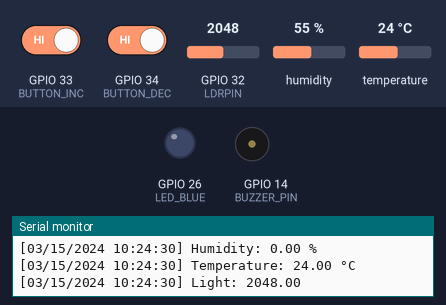
Recording of a sketch running on a simulated ESP32. On the bench: output pins drawn as LEDs (lit = HIGH), buzzer (waves = sounding, pin HIGH), the last lines printed to the serial monitor. Inputs (shaded band) come from the test bench; at power-on: GPIO 33 (BUTTON_INC) HIGH, GPIO 34 (BUTTON_DEC) HIGH, GPIO 32 (LDRPIN) = 2048, humidity 55 %, temperature 24 °C. The local clock reads 2024-03-15 10:24:30 at power-on unless the sketch sets it. At 10.0 s the program puts the board to deep sleep or switches it off; the recording ends there.

Above: at 0.1 s.
At 2.8 s:
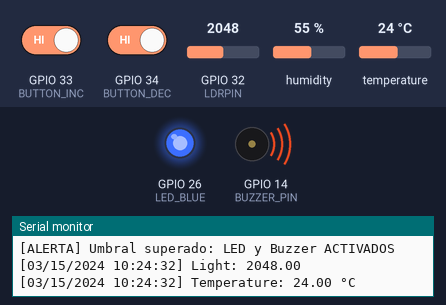
2.9 s: GPIO 33 (BUTTON_INC) driven LOW and GPIO 34 (BUTTON_DEC) driven LOW
Timing chart, 0 to 5.9 s (numbered marks = the images above; inputs shaded):
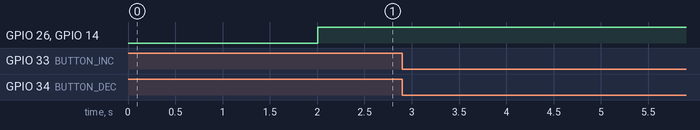

The sketch:

RTOS_FINAL.ino
```cpp
#include <Arduino.h>
#include <Wire.h>
#include <Adafruit_Sensor.h>
#include <DHT.h>
#include <DHT_U.h>
#include <debounce.h>
#include <RtcDS1302.h>
#include "esp_sleep.h"  // Necesario para deep sleep

#if CONFIG_FREERTOS_UNICORE
static const BaseType_t app_cpu = 0;
#else
static const BaseType_t app_cpu = 1;
#endif

// ====================== CONFIGURACIÓN HARDWARE ======================
// DHT
#define DHTPIN      5
#define DHTTYPE     DHT22

// LDR
#define LDRPIN      32

// LED
#define LED_BLUE    26

// BOTONES
#define BUTTON_DEC  34
#define BUTTON_INC  33

// Buzzer
#define BUZZER_PIN  14

// UMBRALES
#define TEMP_THRESHOLD   26
#define HUM_THRESHOLD    80
#define LIGHT_THRESHOLD  700

// Configuración para Deep Sleep
#define uS_TO_S_FACTOR 1000000  // Conversión: microsegundos a segundos
#define TIME_TO_SLEEP  10       // Tiempo en segundos antes de entrar en deep sleep

// ====================== DEFINICIÓN DE ERRORES ======================
#define ERROR_NONE      0x00
#define ERROR_TEMP      0x01
#define ERROR_HUM       0x02
#define ERROR_LIGHT     0x04

// ====================== RTC DS1302 ======================
ThreeWire myWire(4, 15, 2); // DATOS, CLK, RST
RtcDS1302<ThreeWire> Rtc(myWire);

// ====================== ESTRUCTURA DE DATOS ======================
struct SensorData {
  float temperature;
  float humidity;
  int   light;
  uint8_t errorFlags; // 0: sin error, bits definidos según sensor
};

QueueHandle_t sensorQueue;

// --------------------- ESTRUCTURA PARA EVENTOS DE BOTONES ---------------------
struct ButtonEvent {
  int increment;  // +1 o -1
  char name[4];   // "INC" o "DEC"
};

QueueHandle_t buttonQueue;

// --------------------- VARIABLES GLOBALES ---------------------
volatile float g_temperature = 0.0f;
volatile float g_humidity    = 0.0f;
volatile int   g_light       = 0;
volatile int   counter       = 0; // Contador global modificado por botones

DHT dht(DHTPIN, DHTTYPE);

// --------------------- VARIABLES PARA DEBOUNCE ---------------------
volatile unsigned long lastIncTime = 0;
volatile unsigned long lastDecTime = 0;
const unsigned long debounceDelay = 500000; // 500 ms en microsegundos

// --------------------- MACRO PARA EL TAMAÑO DE UN ARREGLO ---------------------
#define countof(a) (sizeof(a) / sizeof(a[0]))

// --------------------- FUNCIÓN PARA IMPRIMIR CON TIMESTAMP ---------------------
void logWithTimestamp(const char* label, float value, const char* unit)
{
  RtcDateTime now = Rtc.GetDateTime();
  char datestring[26];
  snprintf_P(datestring,
             countof(datestring),
             PSTR("%02u/%02u/%04u %02u:%02u:%02u"),
             now.Month(),
             now.Day(),
             now.Year(),
             now.Hour(),
             now.Minute(),
             now.Second());
  Serial.print("[");
  Serial.print(datestring);
  Serial.print("] ");
  Serial.print(label);
  Serial.print(": ");
  Serial.print(value);
  Serial.print(" ");
  Serial.println(unit);
}

// --------------------- FUNCIÓN PARA IMPRIMIR ERRORES CON TIMESTAMP ---------------------
void logError(const char* errorMsg)
{
  RtcDateTime now = Rtc.GetDateTime();
  char datestring[26];
  snprintf_P(datestring,
             countof(datestring),
             PSTR("%02u/%02u/%04u %02u:%02u:%02u"),
             now.Month(),
             now.Day(),
             now.Year(),
             now.Hour(),
             now.Minute(),
             now.Second());
  Serial.print("[");
  Serial.print(datestring);
  Serial.print("] [ERROR] ");
  Serial.println(errorMsg);
}

// --------------------- FUNCIONES DE WAKEUP ---------------------
void print_wakeup_reason(){
  esp_sleep_wakeup_cause_t wakeup_reason = esp_sleep_get_wakeup_cause();
  switch(wakeup_reason)
  {
    case ESP_SLEEP_WAKEUP_EXT0: Serial.println("Wakeup caused by external signal (ext0)"); break;
    case ESP_SLEEP_WAKEUP_TIMER: Serial.println("Wakeup caused by timer"); break;
    default: Serial.printf("Wakeup was not caused by deep sleep: %d\n", wakeup_reason); break;
  }
}

// --------------------- ISR PARA BOTÓN DE INCREMENTO ---------------------
void IRAM_ATTR incISR()
{
  unsigned long nowMicros = micros();
  if(nowMicros - lastIncTime < debounceDelay) return; // Evitar rebotes
  lastIncTime = nowMicros;

  ButtonEvent evt = { +1, "INC" };
  BaseType_t xHigherPriorityTaskWoken = pdFALSE;
  xQueueSendFromISR(buttonQueue, &evt, &xHigherPriorityTaskWoken);
  if (xHigherPriorityTaskWoken) {
    portYIELD_FROM_ISR();
  }
}

// --------------------- ISR PARA BOTÓN DE DECREMENTO ---------------------
void IRAM_ATTR decISR()
{
  unsigned long nowMicros = micros();
  if(nowMicros - lastDecTime < debounceDelay) return; // Evitar rebotes
  lastDecTime = nowMicros;

  ButtonEvent evt = { -1, "DEC" };
  BaseType_t xHigherPriorityTaskWoken = pdFALSE;
  xQueueSendFromISR(buttonQueue, &evt, &xHigherPriorityTaskWoken);
  if (xHigherPriorityTaskWoken) {
    portYIELD_FROM_ISR();
  }
}

// ====================== TAREAS ======================

// (1) Tarea de lectura de temperatura con timestamp
void readTemperatureTask(void *pvParameters)
{
  while (1)
  {
    float temp = dht.readTemperature();
    if (!isnan(temp))
    {
      g_temperature = temp;
      logWithTimestamp("Temperature", temp, "°C");
    }
    else {
      logError("Fallo en lectura de temperatura.");
    }
    vTaskDelay(pdMS_TO_TICKS(2000));
  }
}

// (2) Tarea de lectura de humedad con timestamp
void readHumidityTask(void *pvParameters)
{
  while (1)
  {
    float hum = dht.readHumidity();
    if (!isnan(hum))
    {
      g_humidity = hum;
      logWithTimestamp("Humidity", hum, "%");
    }
    else {
      logError("Fallo en lectura de humedad.");
    }
    vTaskDelay(pdMS_TO_TICKS(3000));
  }
}

// (3) Tarea de lectura de luz con timestamp
void readLightTask(void *pvParameters)
{
  while (1)
  {
    int lightVal = analogRead(LDRPIN);
    g_light = lightVal;
    logWithTimestamp("Light", (float)lightVal, "");
    vTaskDelay(pdMS_TO_TICKS(2000));
  }
}

// (4) Tarea que agrega lecturas en la cola y maneja errores en la trama
void aggregatorTask(void *pvParameters)
{
  while (1)
  {
    SensorData data;
    data.temperature = g_temperature;
    data.humidity    = g_humidity;
    data.light       = g_light;
    data.errorFlags  = ERROR_NONE;

    // Verifica errores en cada sensor
    if (isnan(data.temperature))
      data.errorFlags |= ERROR_TEMP;
    if (isnan(data.humidity))
      data.errorFlags |= ERROR_HUM;
    // Suponiendo que la lectura del LDR debe estar en el rango 0-4095 (para ESP32)
    if (data.light < 0 || data.light > 4095)
      data.errorFlags |= ERROR_LIGHT;

    // Se informa el error con la hora del RTC si se detecta alguna falla
    if (data.errorFlags != ERROR_NONE)
    {
      char errorMsg[64];
      snprintf(errorMsg, sizeof(errorMsg), "Fallo en lectura de sensores. Flags: %02X", data.errorFlags);
      logError(errorMsg);
    }

    xQueueSend(sensorQueue, &data, portMAX_DELAY);
    vTaskDelay(pdMS_TO_TICKS(2000));
  }
}

// (5) Tarea que controla el LED (alarma) y el buzzer
void controlLedTask(void *pvParameters)
{
  SensorData data;
  while (1)
  {
    if (xQueueReceive(sensorQueue, &data, portMAX_DELAY))
    {
      // Si se detecta algún error en la trama, se evita la activación de la alarma
      if (data.errorFlags != ERROR_NONE)
      {
        logError("Trama con error. No se activa alarma.");
        digitalWrite(LED_BLUE, LOW);
        digitalWrite(BUZZER_PIN, LOW);
      }
      // Evaluación de umbrales en condiciones normales
      else if (data.temperature > TEMP_THRESHOLD ||
               data.humidity    > HUM_THRESHOLD  ||
               data.light       > LIGHT_THRESHOLD)
      {
        digitalWrite(LED_BLUE, HIGH);  // Enciende el LED
        digitalWrite(BUZZER_PIN, HIGH); // Activa el buzzer
        Serial.println("[ALERTA] Umbral superado: LED y Buzzer ACTIVADOS");
      }
      else
      {
        digitalWrite(LED_BLUE, LOW);   // Apaga el LED
        digitalWrite(BUZZER_PIN, LOW);   // Apaga el buzzer
      }
    }
  }
}

// (6) Tarea para manejar eventos de botones (contador)
void buttonEventTask(void *pvParameters)
{
  ButtonEvent evt;
  while (1)
  {
    if (xQueueReceive(buttonQueue, &evt, portMAX_DELAY))
    {
      counter += evt.increment;
      char msg[64];
      snprintf(msg, sizeof(msg), "Button %s pressed, counter: %d", evt.name, counter);
      logWithTimestamp(msg, 0, "");
    }
  }
}

// (7) Tarea para iniciar Deep Sleep con timer y botón como despertador
void deepSleepTask(void *pvParameters)
{
  // Espera el tiempo definido antes de entrar en deep sleep
  vTaskDelay(pdMS_TO_TICKS(TIME_TO_SLEEP * 1000));
  Serial.println("Preparando para Deep Sleep...");
  Serial.flush();

  // Configura el despertador por timer (TIME_TO_SLEEP segundos)
  esp_sleep_enable_timer_wakeup(TIME_TO_SLEEP * uS_TO_S_FACTOR);
  // Configura ext0 para que, al detectar que BUTTON_INC pasa a LOW, despierte el ESP32.
  esp_sleep_enable_ext0_wakeup((gpio_num_t)BUTTON_INC, 0);

  // Entra en Deep Sleep
  esp_deep_sleep_start();
}

// ====================== SETUP ======================
void setup()
{
  Serial.begin(115200);
  Wire.begin();
  dht.begin();

  // Inicialización del RTC DS1302
  Rtc.Begin();
  Serial.print("compiled: ");
  Serial.print(__DATE__);
  Serial.println(__TIME__);

  // Imprime la razón del wakeup
  print_wakeup_reason();

  // Configuración de pines
  pinMode(LED_BLUE, OUTPUT);
  // Configuramos BUTTON_INC para que funcione con ext0: en reposo se mantiene HIGH (INPUT_PULLUP)
  pinMode(BUTTON_INC, INPUT_PULLUP);
  // BUTTON_DEC solo actúa como contador
  pinMode(BUTTON_DEC, INPUT_PULLUP);
  pinMode(BUZZER_PIN, OUTPUT);

  // Creación de la cola para datos de sensores
  sensorQueue = xQueueCreate(5, sizeof(SensorData));
  if (sensorQueue == NULL)
  {
    logError("Error al crear la cola de sensores.");
    while (1) { delay(100); }
  }

  // Creación de la cola para eventos de botones
  buttonQueue = xQueueCreate(5, sizeof(ButtonEvent));
  if (buttonQueue == NULL)
  {
    logError("Error al crear la cola de botones.");
    while (1) { delay(100); }
  }

  // Configuración de interrupciones para los botones con debounce
  attachInterrupt(digitalPinToInterrupt(BUTTON_INC), incISR, FALLING);
  attachInterrupt(digitalPinToInterrupt(BUTTON_DEC), decISR, FALLING);

  // Crear tareas de FreeRTOS
  xTaskCreatePinnedToCore(readTemperatureTask, "ReadTemp", 2048, NULL, 1, NULL, app_cpu);
  xTaskCreatePinnedToCore(readHumidityTask,    "ReadHum",  2048, NULL, 1, NULL, app_cpu);
  xTaskCreatePinnedToCore(readLightTask,       "ReadLight",2048, NULL, 1, NULL, app_cpu);
  xTaskCreatePinnedToCore(aggregatorTask,      "Aggregator",2048, NULL, 1, NULL, app_cpu);
  xTaskCreatePinnedToCore(controlLedTask,      "ControlLED",2048, NULL, 1, NULL, app_cpu);
  xTaskCreatePinnedToCore(buttonEventTask,     "ButtonEvt",2048, NULL, 2, NULL, app_cpu);
  // Tarea para deep sleep
  xTaskCreatePinnedToCore(deepSleepTask,       "DeepSleep",2048, NULL, 1, NULL, app_cpu);
}

void loop()
{
  // Vacío, ya que las tareas de FreeRTOS gestionan la ejecución
}
```
